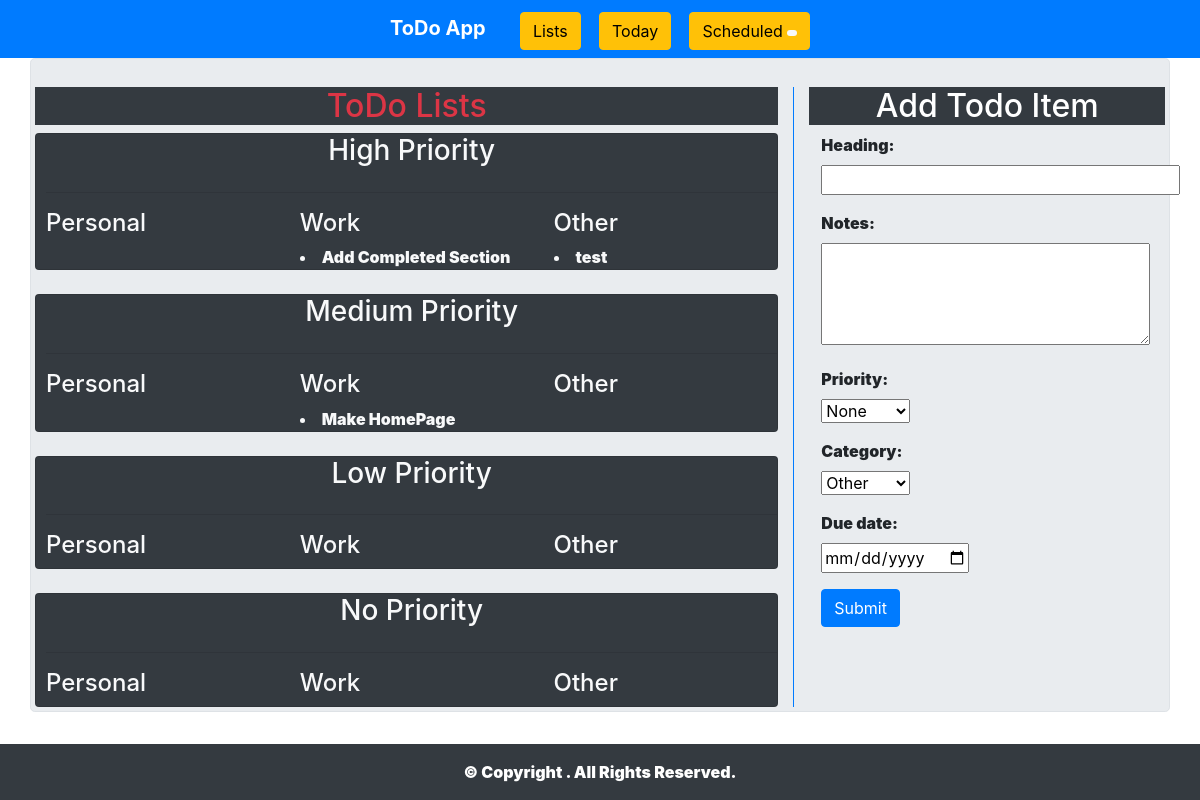
The app's page /, older data.
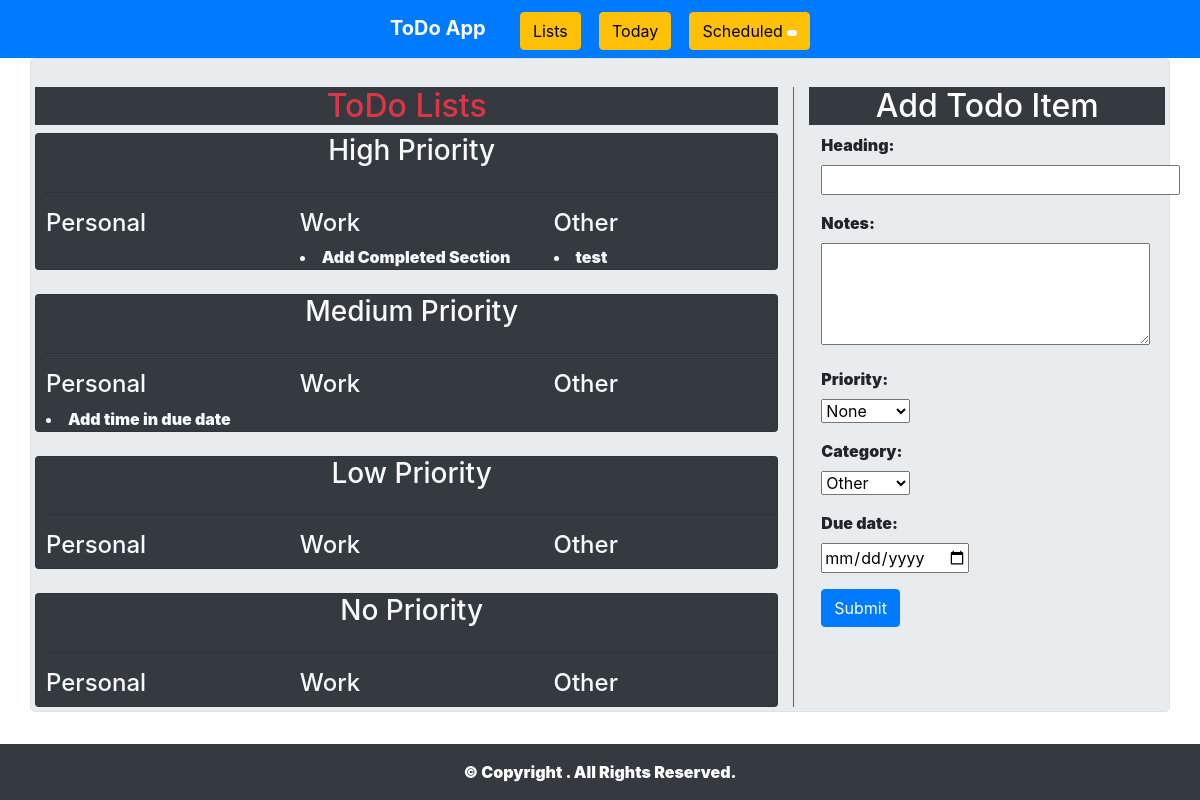
The same page, newer data.
### todoapp/models.py (models this page shows, shortened)
class todoModel(models.Model):
    heading = models.CharField(max_length=100)
    notes = models.TextField(blank=True)
    p = (('None', 'None'), ('Low', 'Low'), ('Medium', 'Medium'), ('High', 'High'))
    c = (('Personal', 'Personal'), ('Work', 'Work'), ('Other', 'Other'))
    priority = models.CharField(choices=p, default='None', blank=True, max_length=10)
    category = models.CharField(choices=c, default='Other', blank=True, max_length=10)
    assigned_date = models.DateTimeField(default=datetime.now, blank=True)
    due_date = models.DateTimeField(null=True, blank=True)
    done = models.BooleanField(default=False, blank=True)
    class Meta:
        managed = True

### todoapp/views.py (the view)
# urls.py: path('', views.Lists),
def Lists(request):
    if request.method == 'POST':
        heading = request.POST.get('heading')
        notes = request.POST.get('notes')
        priority = request.POST.get('priority')
        category = request.POST.get('category')
        due_date = request.POST.get('due_date')
        if not due_date:
            due_date = None
        myform = models.todoModel(heading=heading, notes=notes, priority=priority, category=category, due_date=due_date)
        myform.save()
        return HttpResponseRedirect("/")
    else:
        form = models.todoForm
        lists = models.todoModel.objects.order_by("assigned_date")
        return render(request, 'lists.html', {'form': form, 'page_title': 'Lists', 'lists': lists})

### templates/lists.html (shortened to what this page needs)
{% extends 'base.html' %}
{% block content %}
<div class="row">
<div class="col-md-8">
    <h2 class="bg-dark text-danger" align="center">ToDo Lists</h2>
    <div class="card bg-dark text-light" style="padding-left:10px;">
        <h3 align="center">High Priority</h3><hr>
        <div class="row">
            <div class="col-md-4">
                <h4>Personal</h4>
            </div>
            <div class="col-md-4">
                <h4>Work</h4>
                {% for mylist in lists %}
                    {% if mylist.priority == "High" and mylist.category == "Work" and mylist.done == False %}
                      <li>{{ mylist.heading }} </li>
                    {% endif %}
                {% endfor %}
            </div>
            <div class="col-md-4">
                <h4>Other</h4>
                {% for mylist in lists %}
                    {% if mylist.priority == "High" and mylist.category == "Other" and mylist.done == False %}
                      <li>{{ mylist.heading }} </li>
                    {% endif %}
                {% endfor %}
            </div>
        </div>
    </div>
<br>
    <div class="card bg-dark text-light" style="padding-left:10px;">
        <h3 align="center">Medium Priority</h3><hr>
        <div class="row">
            <div class="col-md-4">
                <h4>Personal</h4>
                {% for mylist in lists %}
                    {% if mylist.priority == "Medium" and mylist.category == "Personal" and mylist.done == False %}
                      <li>{{ mylist.heading }} </li>
                    {% endif %}
                {% endfor %}
            </div>
            <div class="col-md-4">
                <h4>Work</h4>
                {% for mylist in lists %}
                    {% if mylist.priority == "Medium" and mylist.category == "Work" and mylist.done == False %}
                      <li>{{ mylist.heading }} </li>
                    {% endif %}
                {% endfor %}
            </div>
            <div class="col-md-4">
                <h4>Other</h4>
            </div>
        </div>
    </div>
<br>
    <div class="card bg-dark text-light" style="padding-left:10px;">
        <h3 align="center">Low Priority</h3><hr>
        <div class="row">
            <div class="col-md-4">
                <h4>Personal</h4>
            </div>
            <div class="col-md-4">
                <h4>Work</h4>
            </div>
            <div class="col-md-4">
                <h4>Other</h4>
            </div>
        </div>
    </div>
<br>
    <div class="card bg-dark text-light" style="padding-left:10px;">
        <h3 align="center">No Priority</h3><hr>
        <div class="row">
            <div class="col-md-4">
                <h4>Personal</h4>
            </div>
            <div class="col-md-4">
                <h4>Work</h4>
            </div>
            <div class="col-md-4">
                <h4>Other</h4>
            </div>
        </div>
    </div>
</div>
<div class="col-md-4 border-left border-primary">
    <h2 class="bg-dark text-white" align="center">Add Todo Item</h2>
    <form method="post" onsubmit="alert('Your List has been updated.');">
        {% for field in form %}
        <div class='form-outline mb-3' style="margin-left:12px;">
            <div> {{ field.label_tag }} </div>
            <div class='form-input'> {{ field }} </div>
        </div>
        {% endfor %}
        <button type="submit" class="btn btn-primary"  style="margin-left:12px;">Submit</button>
    </form>
</div><br>
</div>
{% endblock %}

Row changes from the older to the newer data that the page shows:
no longer on this page (row edited): todoModel: heading "Make HomePage", shown under "Work"
added todoModel: heading "Add time in due date", shown under "Personal"
